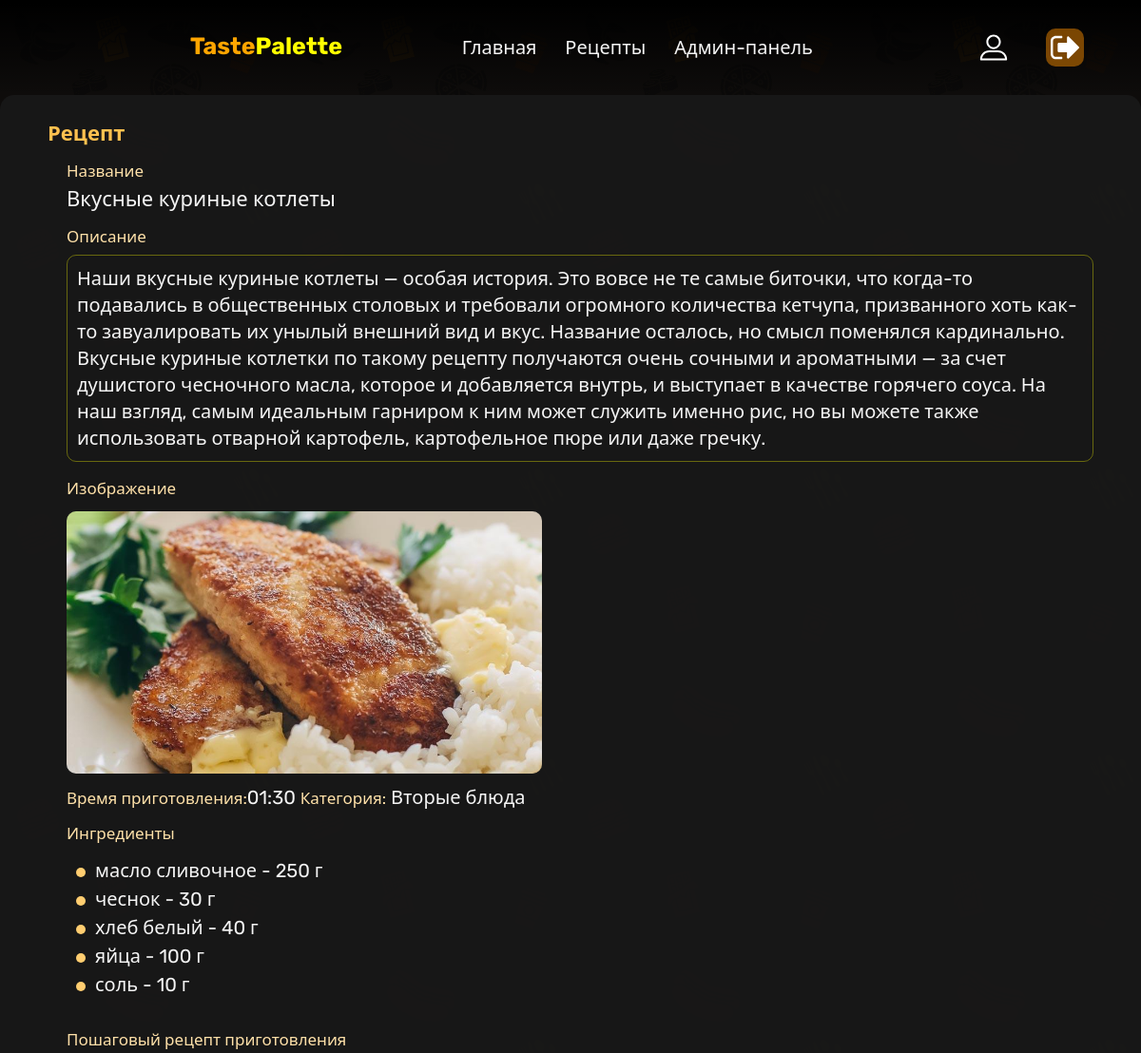
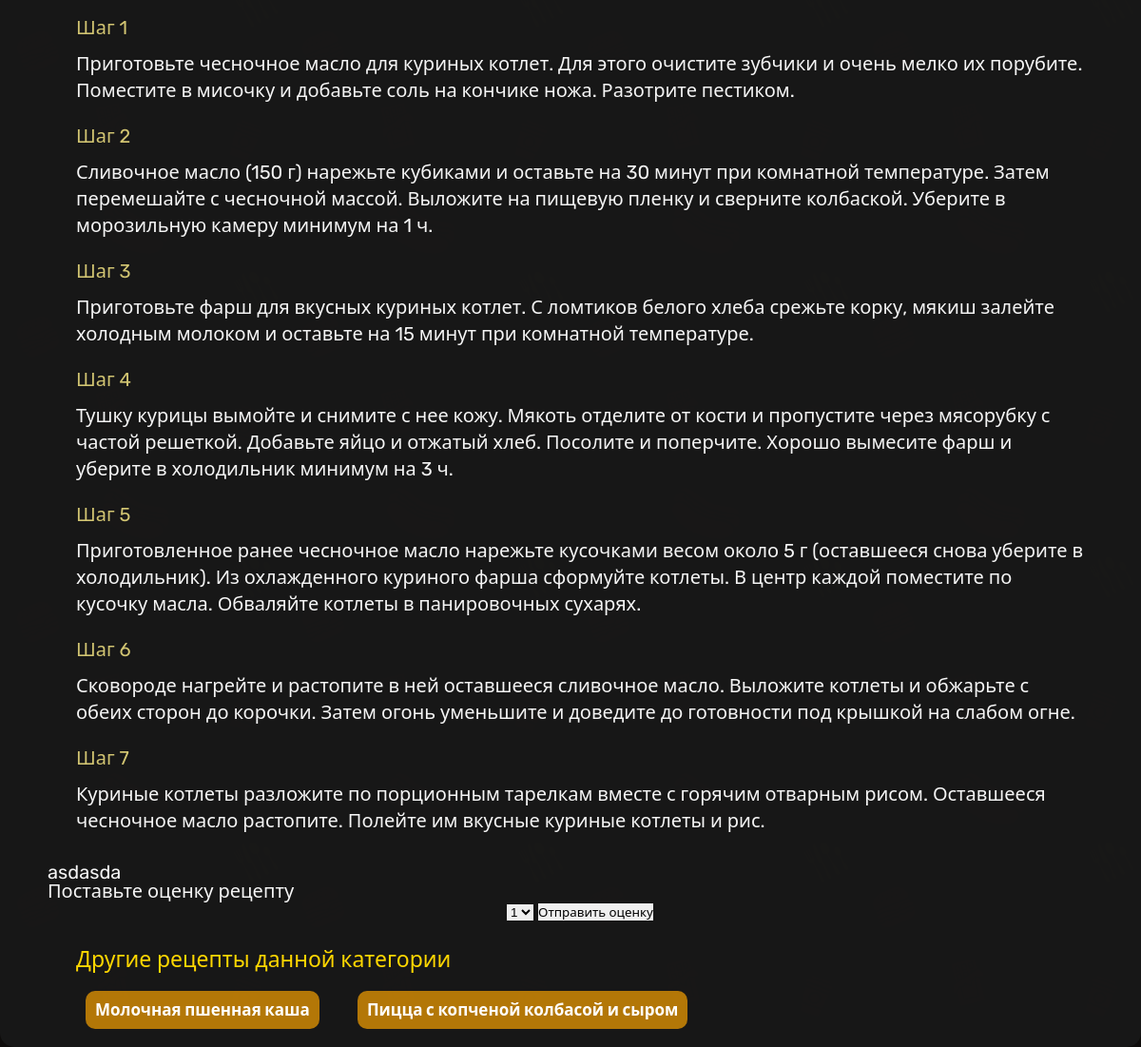
/client/recipeInfo.php?recipe_id=61 (signed in), run on the app's committed database (2 pictures, top to bottom).
### tables this page shows
CREATE TABLE `recipes` (
  `recipe_id` int NOT NULL,
  `user_id` int DEFAULT NULL,
  `title` varchar(255) NOT NULL,
  `introduction` text NOT NULL,
  `main_image_url` varchar(255) DEFAULT NULL,
  `cooking_time_minutes` int DEFAULT NULL,
  `status` enum('pending','approved','rejected') DEFAULT 'pending',
  `created_at` timestamp NULL DEFAULT CURRENT_TIMESTAMP,
  `category_id` int DEFAULT NULL
);

CREATE TABLE `recipe_categories` (
  `category_id` int NOT NULL,
  `category_name` varchar(255) NOT NULL
);

CREATE TABLE `ingredients` (
  `ingredient_id` int NOT NULL,
  `recipe_id` int DEFAULT NULL,
  `name` varchar(255) NOT NULL,
  `quantity_in_grams` int DEFAULT NULL
);

CREATE TABLE `recipe_steps` (
  `step_id` int NOT NULL,
  `recipe_id` int DEFAULT NULL,
  `step_order` int NOT NULL,
  `description` text NOT NULL
);

### php/db/dbFunctions.php (called while the page is built, shortened)
<?php
    function getRecipesbyCategoryId($mysqli, $category_id, $recipe_id){
        $select_recipes_query = "SELECT * FROM recipes WHERE category_id = $category_id and status = 'approved' and recipe_id != $recipe_id";
        $recipes = $mysqli->query($select_recipes_query);
        return $recipes;
    }
?>

### html/client/recipeInfo.php (the view, shortened to what this page needs)
<?php
    require './header.php';
    require '../../php/dbConnect.php';
    require '../../php/db/dbFunctions.php';
    if ($_SERVER['REQUEST_METHOD'] === 'GET' && isset($_GET['recipe_id'])) {
        $recipe_id = $_GET['recipe_id'];
        $recipeResult = $mysqli->query("SELECT * FROM recipes WHERE recipe_id = $recipe_id");
        if ($recipeResult->num_rows > 0) {
            $recipe = $recipeResult->fetch_assoc();
            $other_recipes_by_category_id = getRecipesbyCategoryId($mysqli, $recipe['category_id'], $recipe_id);
            $ingredientsResult = $mysqli->query("SELECT * FROM ingredients WHERE recipe_id = $recipe_id");
            $ingredients = [];
            while ($ingredient = $ingredientsResult->fetch_assoc()) {
                $ingredients[] = $ingredient;
            }
            $stepsResult = $mysqli->query("SELECT * FROM recipe_steps WHERE recipe_id = $recipe_id");
            $steps = [];
            while ($step = $stepsResult->fetch_assoc()) {
                $steps[] = $step;
            }
            $categoryResult = $mysqli->query("SELECT * FROM recipe_categories WHERE category_id = {$recipe['category_id']}");
            if ($categoryResult->num_rows > 0) {
                $category = $categoryResult->fetch_assoc();
            } else {
                $category = ['category_name' => 'Неизвестно'];
            }
        } else {
            echo "Рецепт не найден.";
            exit;
        }
    } else {
        echo "Не указан ID рецепта.";
        exit;
    }
?>
<!DOCTYPE html>
<html lang="ru">
    <head>
        <link rel="stylesheet" href="../../css/recipeInfoStyle.css">
    </head>
    <body>
        <div class="recipe-container">
            <h2 class = "recipe-container-title">Рецепт</h2>
            <div class="recipe-info">
                <div class = "recipe-info-title">Название</div>
                <h3 class = "recipe-info-name"><?php echo $recipe['title']; ?></h3>
                <div class = "recipe-info-title">Описание</div>
                <div class="recipe-info-introduction"><?php echo $recipe['introduction']; ?></div>
                <div class = "recipe-info-title">Изображение</div>
                <div class="photo-file-download">
                        <div class ="photo-download">
                            <?php
                                echo "<img class = 'photo-download-img' src = '../../uploads/recipeImages/{$recipe['main_image_url']}'>";
                            ?>
                        </div>
                </div>
                <span class="recipe-info-title">Время приготовления:</span><?php echo formatCookingTime($recipe['cooking_time_minutes']); ?>
                <span class="recipe-info-title">Категория:</span> <?php echo $category['category_name']; ?>
                <h4 class = "recipe-info-title">Ингредиенты</h4>
                <ul>
                    <?php foreach ($ingredients as $ingredient) : ?>
                        <li><?php echo $ingredient['name']; ?> - <?php echo $ingredient['quantity_in_grams']; ?> г</li>
                    <?php endforeach; ?>
                </ul>
                <h4 class = "recipe-info-title">Пошаговый рецепт приготовления</h4>
                <?php $step_number = 1?>
                <div class="recipe-info-steps">
                    <?php foreach ($steps as $step) : ?>
                        <div class = "recipe-info-step">
                            <div class = "recipe-info-step-title">Шаг <?php echo $step_number ?></div>
                            <?php echo $step['description']; ?>
                        </div>
                        <?php $step_number++?>
                    <?php endforeach; ?>
                </div>
            </div>
            <div id = "rating">asdasda</div>
            <h3>Поставьте оценку рецепту</h3>
        <form id="grade-set-form">
            <select name="grade" id="rating-select">
                <option value="1">1</option>
            </select>
            <button type="button" onclick="submitRating()">Отправить оценку</button>
        </form>
            <div>
                <div class = "title_other_recipes">Другие рецепты данной категории</div>
                <div class = "other_recipes">
                    <?php
                        while($another_recipe = $other_recipes_by_category_id->fetch_assoc()){
                            echo "<a href = recipeInfo.php?recipe_id={$another_recipe['recipe_id']}>{$another_recipe['title']}</a>";
                        }
                    ?>
                </div>
                </div>
        </div>
    </body>
</html>
<?php
function formatCookingTime($totalMinutes) {
    $hours = floor($totalMinutes / 60);
    $minutes = $totalMinutes % 60;
    return sprintf('%02d:%02d', $hours, $minutes);
}
?>

### css/headerStyle.css (style rules this page uses)
* { padding: 0; margin: 0; border: 0; }
*, *:before, *:after { box-sizing: border-box; }
html, body { height: 100%; width: 100%; font-size: 100%; line-height: 1; font-size: 14px; -ms-text-size-adjust: 100%; -moz-text-size-adjust: 100%; -webkit-text-size-adjust: 100%; }
input, button, textarea { font-family: inherit; }
button { cursor: pointer; }
a, a:visited { text-decoration: none; }
ul li { list-style: none; }
img { vertical-align: top; }
h1, h2, h3, h4, h5, h6 { font-size: inherit; font-weight: inherit; }
body { font-family: "Rubik", "Segoe UI", Tahoma, Geneva, Verdana, sans-serif; font-size: 20px; background: url("../img/background/backgroundTile1.png"); color: whitesmoke; font-weight: 500; }

### css/recipeInfoStyle.css (style rules this page uses)
body { font-weight: normal; }
.title_other_recipes { color: gold; font-size: 23px; margin: 30px; }
.other_recipes a { margin-left: 40px; transition: 0.3s ease; position: relative; padding: 10px; width: 40px; height: 40px; border-radius: 10px; color: rgb(255, 255, 255); font-weight: 700; font-size: 17px; background-color: rgba(255, 166, 0, 0.674); }
.recipe-container { display: flex; flex-direction: column; background-color: rgba(24, 24, 24, 0.92); border-radius: 15px; padding: 30px; padding-left: 50px; max-width: 1500px; margin: 0 auto; margin-top: 100px; width: 100%; }
.recipe-container .recipe-info { padding: 0 20px 0 20px; }
.recipe-container .recipe-info .recipe-info-title { margin-top: 20px; font-size: 17px; color: rgb(255, 225, 169); margin-bottom: 10px; }
.recipe-container .recipe-info .recipe-info-name { margin: 10px 0 20px 0; font-size: 22px; margin-bottom: 10px; }
.recipe-container .recipe-info .recipe-info-introduction { padding: 10px; font-size: 20px; line-height: 1.4em; margin-bottom: 20px; border-radius: 10px; overflow: auto; background-color: rgba(240, 248, 255, 0); border: 1px solid rgba(255, 255, 0, 0.35); color: whitesmoke; min-width: 47%; min-height: 200px; max-height: 400px; }
.recipe-container .recipe-info .photo-file-download { position: relative; }
.recipe-container .recipe-info .photo-download { display: flex; position: relative; cursor: pointer; background-color: rgb(59, 59, 59); border-radius: 10px; flex-direction: column; justify-content: center; align-items: center; max-width: 500px; margin: 15px 0; }
.recipe-container .recipe-info .photo-download .photo-download-img { border-radius: 10px; max-width: inherit; }
.recipe-container .recipe-info ul { padding: 10px; }
.recipe-container .recipe-info ul li { padding-left: 20px; position: relative; margin-bottom: 10px; }
.recipe-container .recipe-info ul li::before { content: ""; position: absolute; top: 7px; left: 0; border-radius: 50%; width: 10px; height: 10px; background-color: rgb(255, 205, 112); }
.recipe-container .recipe-info .recipe-info-steps { padding: 10px; }
.recipe-container .recipe-info .recipe-info-steps .recipe-info-step { line-height: 1.4em; margin-bottom: 20px; }
.recipe-container .recipe-info .recipe-info-steps .recipe-info-step .recipe-info-step-title { margin-bottom: 10px; color: rgb(210, 197, 114); }
.recipe-container .recipe-container-title { color: rgb(255, 193, 79); font-size: 22px; font-weight: bold; }
.recipe-container form { text-align: center; }

### data on the page
recipes: title "Вкусные куриные котлеты", introduction "Наши вкусные куриные котлеты — особая история. Это вовсе не те самые биточки, что когда-то подавались в общественных столовых и требовали огромного количества кетчупа, призванного хоть как-то завуалировать их унылый внешний вид и вкус. Название осталось, но смысл поменялся кардинально. Вкусные куриные котлетки по такому рецепту получаются очень сочными и ароматными — за счет душистого чесночного масла, которое и добавляется внутрь, и выступает в качестве горячего соуса. На наш взгляд, самым идеальным гарниром к ним может служить именно рис, но вы можете также использовать отварной картофель, картофельное пюре или даже гречку.", main_image_url (picture), cooking_time_minutes "01:30"
recipe_categories: category_name "Вторые блюда"
ingredients: name "масло сливочное", quantity_in_grams "250"
ingredients: name "чеснок", quantity_in_grams "30"
ingredients: name "хлеб белый", quantity_in_grams "40"
ingredients: name "яйца", quantity_in_grams "100"
ingredients: name "соль", quantity_in_grams "10"
recipe_steps: description "Приготовьте чесночное масло для куриных котлет. Для этого очистите зубчики и очень мелко их порубите. Поместите в мисочку и добавьте соль на кончике ножа. Разотрите пестиком."
recipe_steps: description "Сливочное масло (150 г) нарежьте кубиками и оставьте на 30 минут при комнатной температуре. Затем перемешайте с чесночной массой. Выложите на пищевую пленку и сверните колбаской. Уберите в морозильную камеру минимум на 1 ч."
recipe_steps: description "Приготовьте фарш для вкусных куриных котлет. С ломтиков белого хлеба срежьте корку, мякиш залейте холодным молоком и оставьте на 15 минут при комнатной температуре."
recipe_steps: description "Тушку курицы вымойте и снимите с нее кожу. Мякоть отделите от кости и пропустите через мясорубку с частой решеткой. Добавьте яйцо и отжатый хлеб. Посолите и поперчите. Хорошо вымесите фарш и уберите в холодильник минимум на 3 ч."
recipe_steps: description "Приготовленное ранее чесночное масло нарежьте кусочками весом около 5 г (оставшееся снова уберите в холодильник). Из охлажденного куриного фарша сформуйте котлеты. В центр каждой поместите по кусочку масла. Обваляйте котлеты в панировочных сухарях."
recipe_steps: description "Сковороде нагрейте и растопите в ней оставшееся сливочное масло. Выложите котлеты и обжарьте с обеих сторон до корочки. Затем огонь уменьшите и доведите до готовности под крышкой на слабом огне."
recipe_steps: description "Куриные котлеты разложите по порционным тарелкам вместе с горячим отварным рисом. Оставшееся чесночное масло растопите. Полейте им вкусные куриные котлеты и рис."
recipes: title "Молочная пшенная каша"
recipes: title "Пицца с копченой колбасой и сыром"
